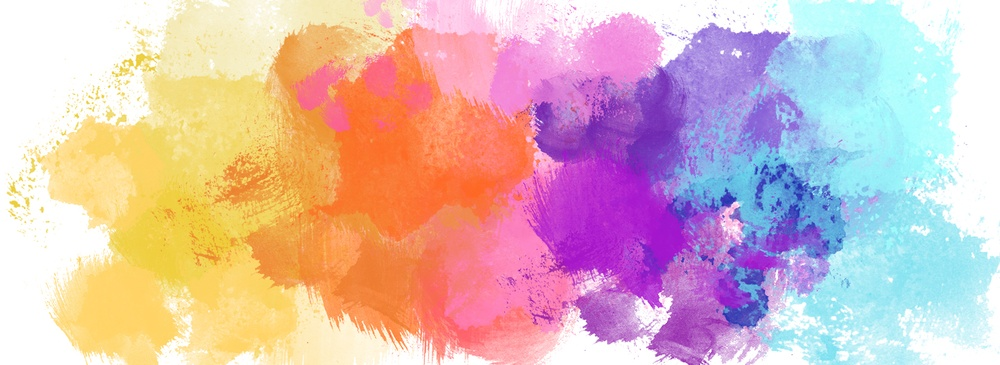
#> input picture photo2.jpg, 1000 x 365 px, shrunk from 1920 x 700 before the run
$ jupyter execute Two.ipynb
#> lines starting #> are read from the running program, lines starting #| are printed output that depends on the picture
[cell 1]
import cv2

[cell 2]
img=cv2.imread("photo2.jpg")
#> img is the input picture: shape (365, 1000, 3); mean B, G, R 185.4, 185.5, 218.8

[cell 3]
print(img.shape)
#| (365, 1000, 3)

[cell 4]
res=img[:,:,0]+img[:,:,1]+img[:,:,2]
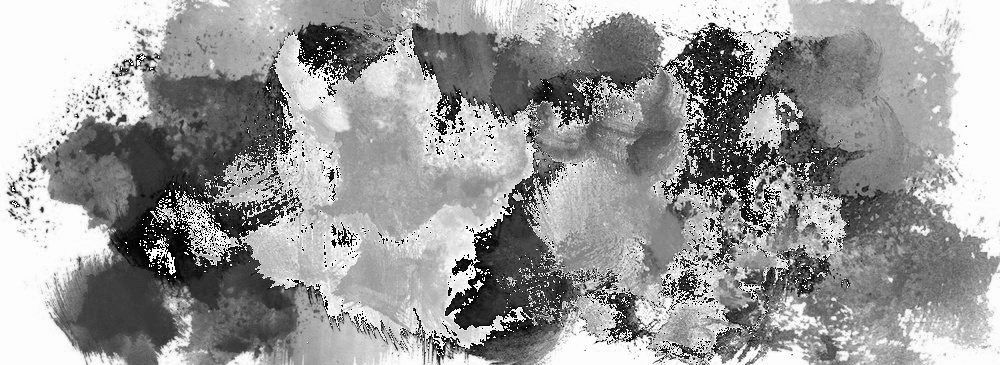
#> res: shape (365, 1000); min 0, max 255, mean 155

[cell 5]
print(res.shape)
#| (365, 1000)
